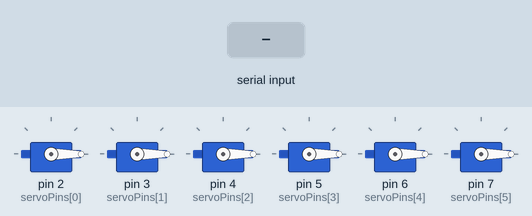
Recording of a sketch running on a simulated Arduino Uno, built with avr-gcc and run on an emulated ATmega328P. On the bench: 6 × servo. Inputs (shaded band) come from the test bench.

Above: at 1.2 s.
1.3 s: "U\n" received over Serial
At 1.7 s:
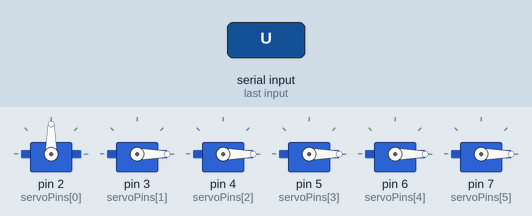
2.8 s: "D\n" received over Serial
At 4.0 s:
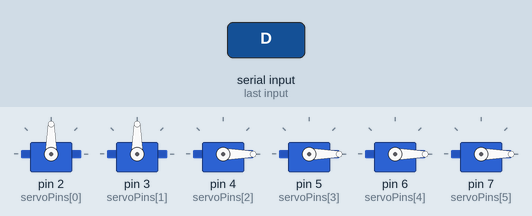
4.3 s: "L\n" received over Serial
At 5.2 s:
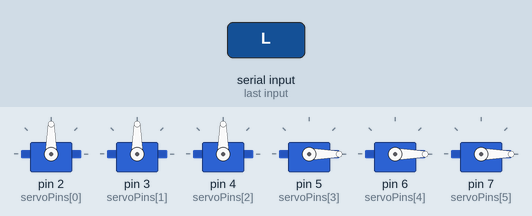
5.8 s: "R\n" received over Serial
At 6.3 s:
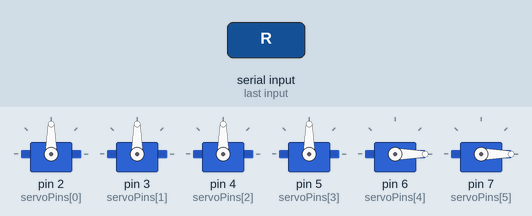
7.3 s: "F\n" received over Serial
At 8.5 s:
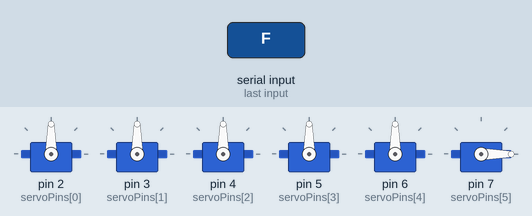
8.8 s: "B\n" received over Serial
At 9.8 s:
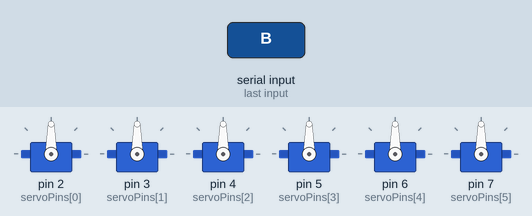
Timing chart, 0 to 11.3 s (numbered marks = the images above; inputs shaded):
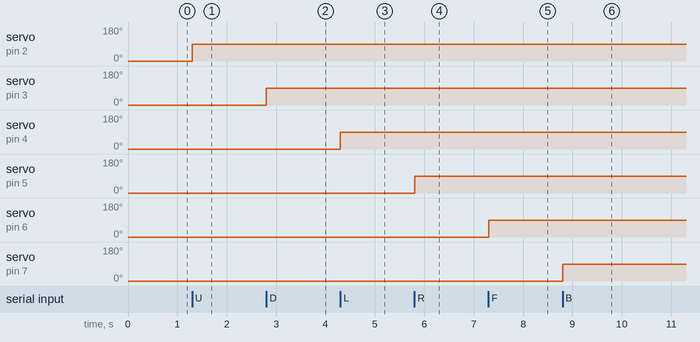

The sketch:

final.ino
```cpp
#include <Servo.h>

// Define the pins for 6 servos
const int servoPins[6] = {2, 3, 4, 5, 6, 7}; // Example pins for 6 servos

// Create an array of Servo objects
Servo servos[6];

// Define current angles for each servo
int currentAngles[6] = {0, 0, 0, 0, 0, 0};

// Define the min and max angle for servo wrapping
const int minAngle = 0;
const int maxAngle = 270;

void setup() {
  // Initialize serial communication at 9600 baud rate
  Serial.begin(9600);

  // Attach each servo to its pin
  for (int i = 0; i < 6; i++) {
    servos[i].attach(servoPins[i]);
    servos[i].write(currentAngles[i]); // Initialize the servo to the starting angle
  }
}

void loop() {
  // Check if data is available to read
  if (Serial.available() > 0) {
    // Read the incoming byte
    String command = Serial.readStringUntil('\n'); // Read until newline

    // Execute commands based on the received byte
    char cmd = command.charAt(0); // First character for the main command
    String parameters = command.substring(1); // Remaining part of the command

    switch (cmd) {
      case 'U':
        handleServoMovement(0, 90); // Turn servo 0 (1st) 90 degrees clockwise
        break;
      case 'U2':
        handleServoMovement(0, 180); // Turn servo 0 (1st) 180 degrees
        break;
      case 'U\'':
        handleServoMovement(0, -90); // Turn servo 0 (1st) 90 degrees counter-clockwise
        break;
      case 'D':
        handleServoMovement(1, 90); // Turn servo 1 (2nd) 90 degrees clockwise
        break;
      case 'D2':
        handleServoMovement(1, 180); // Turn servo 1 (2nd) 180 degrees
        break;
      case 'D\'':
        handleServoMovement(1, -90); // Turn servo 1 (2nd) 90 degrees counter-clockwise
        break;
      case 'L':
        handleServoMovement(2, 90); // Turn servo 2 (3rd) 90 degrees clockwise
        break;
      case 'L2':
        handleServoMovement(2, 180); // Turn servo 2 (3rd) 180 degrees
        break;
      case 'L\'':
        handleServoMovement(2, -90); // Turn servo 2 (3rd) 90 degrees counter-clockwise
        break;
      case 'R':
        handleServoMovement(3, 90); // Turn servo 3 (4th) 90 degrees clockwise
        break;
      case 'R2':
        handleServoMovement(3, 180); // Turn servo 3 (4th) 180 degrees
        break;
      case 'R\'':
        handleServoMovement(3, -90); // Turn servo 3 (4th) 90 degrees counter-clockwise
        break;
      case 'F':
        handleServoMovement(4, 90); // Turn servo 4 (5th) 90 degrees clockwise
        break;
      case 'F2':
        handleServoMovement(4, 180); // Turn servo 4 (5th) 180 degrees
        break;
      case 'F\'':
        handleServoMovement(4, -90); // Turn servo 4 (5th) 90 degrees counter-clockwise
        break;
      case 'B':
        handleServoMovement(5, 90); // Turn servo 5 (6th) 90 degrees clockwise
        break;
      case 'B2':
        handleServoMovement(5, 180); // Turn servo 5 (6th) 180 degrees
        break;
      case 'B\'':
        handleServoMovement(5, -90); // Turn servo 5 (6th) 90 degrees counter-clockwise
        break;
      default:
        Serial.print("Unknown command: ");
        Serial.println(command);
        break;
    }
  }
}

// Function to handle servo movement
void handleServoMovement(int servoIndex, int degrees) {
  if (servoIndex >= 0 && servoIndex < 6) {
    int targetAngle = currentAngles[servoIndex] + degrees;
    targetAngle = wrapAngle(targetAngle); // Wrap the angle if necessary

    // Move the servo to the target angle
    servos[servoIndex].write(targetAngle);

    // Update the current angle
    currentAngles[servoIndex] = targetAngle;
  }
}

// Function to wrap the angle around 270 degrees
int wrapAngle(int angle) {
  // Adjust the angle within the 0 to 270 degree range
  if (angle < minAngle) {
    angle = maxAngle + (angle - minAngle);
  } else if (angle > maxAngle) {
    angle = minAngle + (angle - maxAngle);
  }
  return angle;
}
```

Measured:
- after the input at 1.3 s, servo on pin 2 (servoPins[0]): 0° → 90° at once
- after the input at 2.8 s, servo on pin 3 (servoPins[1]): 0° → 90° at once
- after the input at 4.3 s, servo on pin 4 (servoPins[2]): 0° → 90° at once
- after the input at 5.8 s, servo on pin 5 (servoPins[3]): 0° → 90° at once
- after the input at 7.3 s, servo on pin 6 (servoPins[4]): 0° → 90° at once
- after the input at 8.8 s, servo on pin 7 (servoPins[5]): 0° → 90° at once
